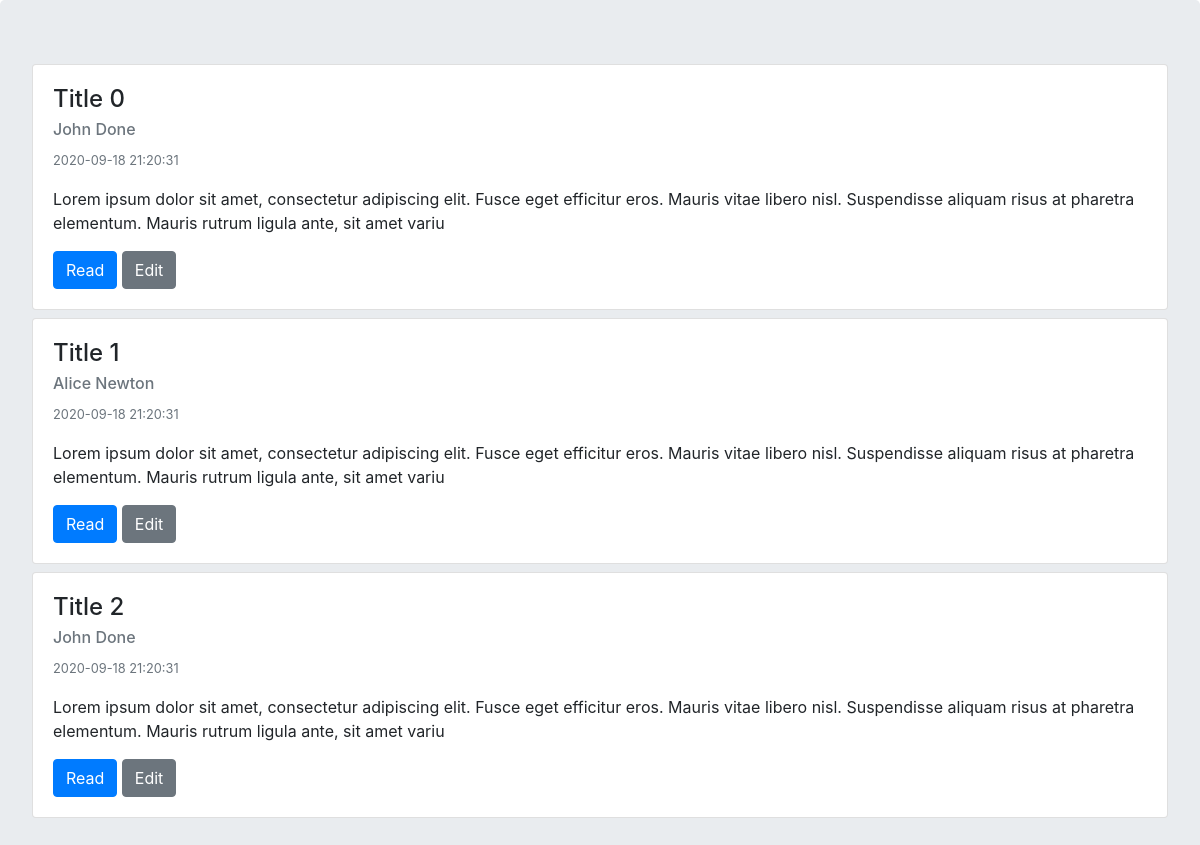
The page /articles on the database its author committed.
### tables this page shows
CREATE TABLE article (
    id integer PRIMARY KEY,
    title CHAR(100),
    text text,
    author_id integer,
    timestamp TIMESTAMP DEFAULT CURRENT_TIMESTAMP,
    read_counter integer DEFAULT 0
    );

CREATE TABLE author (
    id integer PRIMARY KEY,
    name CHAR(50));

### r2020/den3/webserver.py (the view)
@app.route('/articles')
def articles():
    with sqlite3.connect(db_file) as conn:
        cursor = conn.cursor()
        cursor.execute('SELECT * FROM article')
        articles = cursor.fetchall()
        authors = cursor.execute('SELECT * FROM author').fetchall()
        print(authors)
        print(articles)
        urls = [url_for('edit_article', article_id=art[0]) for art in articles]
        authors = {a[0]: a[1] for a in authors}
        return render_template("articles.html", articles=articles, urls=urls, authors=authors)

### r2020/den3/templates/articles.html (shortened to what this page needs)
<!DOCTYPE html>
<html lang="en">
<head>
    <link rel="stylesheet" href="https://stackpath.bootstrapcdn.com/bootstrap/4.3.1/css/bootstrap.min.css">
</head>
<body>
<div class="jumbotron">
{% for article, url in articles|zip(urls) %}
<div class="card w-100 mb-2">
  <div class="card-body">
    <h4 class="card-title">{{ article[1] }}</h4>
      <h6 class="card-subtitle mb-2 text-muted">{{ authors[article[3]] }}</h6>
      <p class="card-text"><small class="text-muted">{{ article[4] }}</small></p>
    <p class="card-text">{{ article[2][:200] }}</p>
    <a href="{{ url_for('article_view', article_id=article[0]) }}" class="btn btn-primary">Read</a>
    <a href="{{ url }}" class="btn btn-secondary">Edit</a>
  </div>
</div>
{% endfor %}
</div>
</body>
</html>

### rows shown on the page
article: title "Title 0", timestamp "2020-09-18 21:20:31", text "Lorem ipsum dolor sit amet, consectetur adipiscing elit. Fusce eget efficitur eros. Mauris vitae libero nisl. Suspendisse aliquam risus at pharetra elementum. Mauris rutrum ligula ante, sit amet variu"
author: name "John Done"
article: title "Title 1", timestamp "2020-09-18 21:20:31", text "Lorem ipsum dolor sit amet, consectetur adipiscing elit. Fusce eget efficitur eros. Mauris vitae libero nisl. Suspendisse aliquam risus at pharetra elementum. Mauris rutrum ligula ante, sit amet variu"
author: name "Alice Newton"
article: title "Title 2", timestamp "2020-09-18 21:20:31", text "Lorem ipsum dolor sit amet, consectetur adipiscing elit. Fusce eget efficitur eros. Mauris vitae libero nisl. Suspendisse aliquam risus at pharetra elementum. Mauris rutrum ligula ante, sit amet variu"
